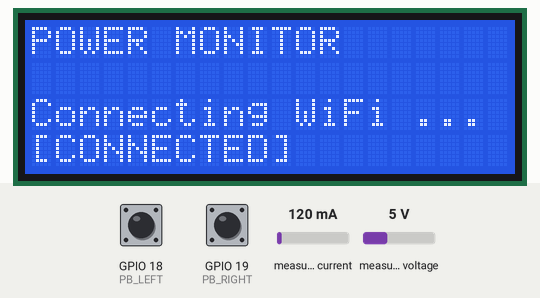
This sketch was run on a simulated ESP32. Parts: 20×4 character LCD. The inputs (shaded band) are chosen by the test bench; at power-on: measured current 120 mA, GPIO 19 (PB_RIGHT) LOW, GPIO 18 (PB_LEFT) LOW, measured voltage 5 V. WiFi joins after 1.5 s; servers stay silent unless stated; network time is answered at once with the bench clock; the local clock reads 2024-03-15 10:24:30 at power-on unless the sketch sets it; what the sketch prints to the serial monitor is not drawn.

Above: at 1.7 s.
At 4.8 s:
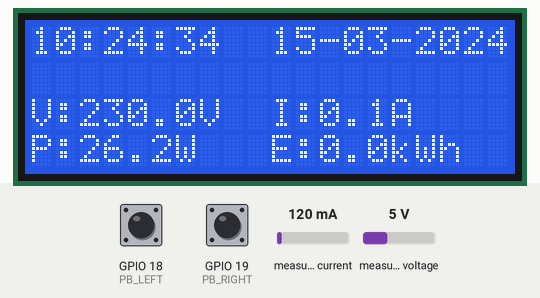
4.9 s: measured current set to 40 mA
At 7.2 s:
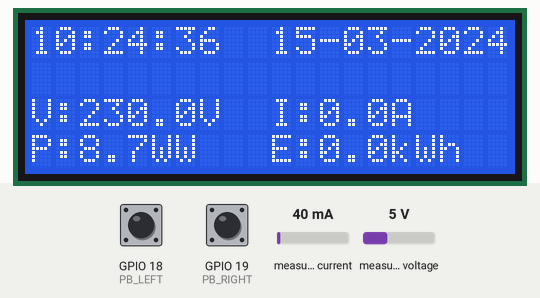
Timing chart, 0 to 7.5 s (numbered marks = the images above; inputs shaded):
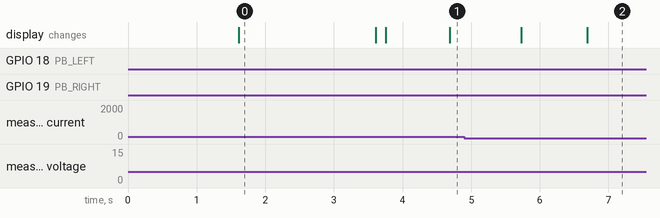

Measured:
- after the input at 4.9 s, the display: first changes after 0.83 s (image 2 shows a later state)
- what the display in image 0 shows lasts 2.0 s, from 1.6 s to 3.6 s

The sketch:

kwh_meter.ino
```cpp
#include <PZEM004Tv30.h>
#include <LiquidCrystal_I2C.h>
#include <WiFi.h>
#include <NTPClient.h>
#include <WiFiUdp.h>


#define RX_PIN 16      //ESP32 RX
#define TX_PIN 17      //ESP32 TX
#define PB_LEFT 18     //left button
#define PB_RIGHT 19    //right button
// #define RELAY_SIGNAL 23
// #define RED_LED 25
// #define YELLOW_LED 26
// #define GREEN_LED 27
// #define BUZZER 33

PZEM004Tv30 pzem(Serial2, RX_PIN, TX_PIN);
LiquidCrystal_I2C lcd(0x27, 20, 4);

// --- NETWORK CONFIG ---
const char* ssid = "NNA 2700";
const char* password = "807<8Bo4";

// --- DEFINE NPT CLIENT TO GET TIME ---
WiFiUDP ntpUDP;
NTPClient timeClient(ntpUDP, "pool.ntp.org", 7 * 3600, 60000);  //offset = GMT+7

String formattedDate, dateStamp, timeStamp, dd, mm, yyyy;  //variabel waktu
float voltage, current, power, energy, frequency, pf;      //variabel kWh
int pageCtr = 1, pageMax = 3;                              //navigation page
bool currentR = LOW, lastR = LOW;                          //debounce button right
bool currentL = LOW, lastL = LOW;                          //debounce button left

// --- TIMER NON BLOCKING ---
unsigned long lastSensorRead = 0;
unsigned long lastTimeUpdate = 0;
unsigned long lastLCDUpdate = 0;


// ===============================
// FUNGSI KONEKSI WIFI
// ===============================
bool connectWiFi() {
  Serial.println("\n*******************************************");
  Serial.print("Connection to: ");
  Serial.println(ssid);

  WiFi.begin(ssid, password);

  int attempts = 0;

  lcd.setCursor(0, 2);
  lcd.print("Connecting WiFi ...");

  while (WiFi.status() != WL_CONNECTED && attempts < 20) {
    delay(500);
    Serial.print(".");
    attempts++;
  }

  //delay(2000);
  //lcd.clear();

  if (WiFi.status() == WL_CONNECTED) {
    Serial.println("\nWiFi connected.");
    Serial.print("IP address: ");
    Serial.println(WiFi.localIP());
    Serial.println("*******************************************");

    lcd.setCursor(0, 3);
    lcd.print("[CONNECTED]");
    return true;
  } else {
    Serial.println("\nWiFi failed.");
    Serial.println("*******************************************");

    lcd.setCursor(0, 3);
    lcd.print("[FAILED]");
    return false;
  }
}


// ===============================
// FUNGSI WAKTU-TANGGAL
// ===============================
String getDateTime() {
  timeClient.update();

  formattedDate = timeClient.getFormattedDate();
  Serial.println(formattedDate);

  int splitT = formattedDate.indexOf("T");

  dateStamp = formattedDate.substring(0, splitT);                                // Extract date
  timeStamp = formattedDate.substring(splitT + 1, formattedDate.length() - 1);   // Extract time

  dd   = dateStamp.substring(8, 10);
  mm   = dateStamp.substring(5, 7);
  yyyy = dateStamp.substring(0, 4);

  return timeStamp + "  " + dd + "-" + mm + "-" + yyyy;
}


// ===============================
// FUNGSI DEBOUNCING TOMBOL
// ===============================
bool debounce(bool lastState, int pinOut) {
  bool currentState = digitalRead(pinOut);

  if (currentState != lastState) {
    delay(5);
    currentState = digitalRead(pinOut);
  }
  return currentState;
}


// ===============================
// SETUP
// ===============================
void setup() {
  Serial.begin(115200);

  pinMode(PB_LEFT, INPUT_PULLDOWN);
  pinMode(PB_RIGHT, INPUT_PULLDOWN);

  // --- INITIALIZE LCD ---
  lcd.init();
  lcd.backlight();

  lcd.setCursor(0, 0);
  lcd.print("POWER MONITOR");

  // --- CEK KONEKSI WIFI ---
  if (connectWiFi()) {
    // --- Initialize NTP client ---
    timeClient.begin();
  }

  delay(2000);
  lcd.clear();

  // --- Reset energi ---
  pzem.resetEnergy();
}


// ===============================
// LOOP
// ===============================
void loop() {
  unsigned long nowTime = millis();

  // --- KONFIGURASI TOMBOL NAVIGASI ---
  currentL = debounce(lastL, PB_LEFT);       //debounce for left button
  currentR = debounce(lastR, PB_RIGHT);      //debounce for right button

  // --- PAGE NEXT (RIGHT BUTTON) ---
  if (lastR == LOW && currentR == HIGH) {
    lcd.clear();

    if (pageCtr < pageMax) {
      pageCtr++;
    } else {
      pageCtr = pageMax;
    }
  }

  lastR = currentR;

  // --- PAGE PREV (LEFT BUTTON) ---
  if (lastL == LOW && currentL == HIGH) {
    lcd.clear();

    if (pageCtr > 1) {
      pageCtr--;
    } else {
      pageCtr = 1;
    }
  }

  lastL = currentL;

  // --- Read the data from the PZEM sensor ---
  Serial.print("\nCustom Address:");
  Serial.println(pzem.readAddress(), HEX);

  if (nowTime - lastSensorRead >= 1000) {
    lastSensorRead = nowTime;

    voltage   = pzem.voltage();
    current   = pzem.current();
    power     = pzem.power();
    energy    = pzem.energy();
    frequency = pzem.frequency();
    pf        = pzem.pf();

    if (isnan(voltage))   voltage   = 0;
    if (isnan(current))   current   = 0;
    if (isnan(power))     power     = 0;
    if (isnan(energy))    energy    = 0;
    if (isnan(frequency)) frequency = 0;
    if (isnan(pf))        pf        = 0;
  }

  // --- Update Date & Time tiap 1 s ---
  if (nowTime - lastTimeUpdate >= 1000) {
    lastTimeUpdate = nowTime;

    lcd.setCursor(0, 0);
    lcd.print(getDateTime());
  }

  // --- Print the values to the Serial terminal ---
  Serial.print("Voltage: ");      Serial.print(voltage);      Serial.println("V");
  Serial.print("Current: ");      Serial.print(current);      Serial.println("A");
  Serial.print("Power: ");        Serial.print(power);        Serial.println("W");
  Serial.print("Energy: ");       Serial.print(energy);       Serial.println("kWh");
  Serial.print("Frequency: ");    Serial.print(frequency);    Serial.println("Hz");
  Serial.print("PF: ");           Serial.println(pf);

  // --- Update LCD only if Sensor read ---
  if (nowTime - lastLCDUpdate >= 1000) {
    lastLCDUpdate = nowTime;

    // --- Print the values to the LCD ---
    switch(pageCtr) {
    case 1:
      lcd.setCursor(0, 2);
      lcd.print("V:" + String(voltage, 1) + "V");
      lcd.setCursor(10,2);
      lcd.print("I:" + String(current, 1) + "A");
      lcd.setCursor(0, 3);
      lcd.print("P:" + String(power, 1) + "W");
      lcd.setCursor(10,3);
      lcd.print("E:" + String(energy, 1) + "kWh");
      break;
    case 2:
      lcd.setCursor(0, 2);
      lcd.print("F:" + String(frequency, 1) + "Hz");
      lcd.setCursor(10,2);
      lcd.print("PF:" + String(pf, 2));
      break;
    case 3:
      lcd.setCursor(0, 2);
      lcd.print("END");
      break;
    }
  }
}
```
